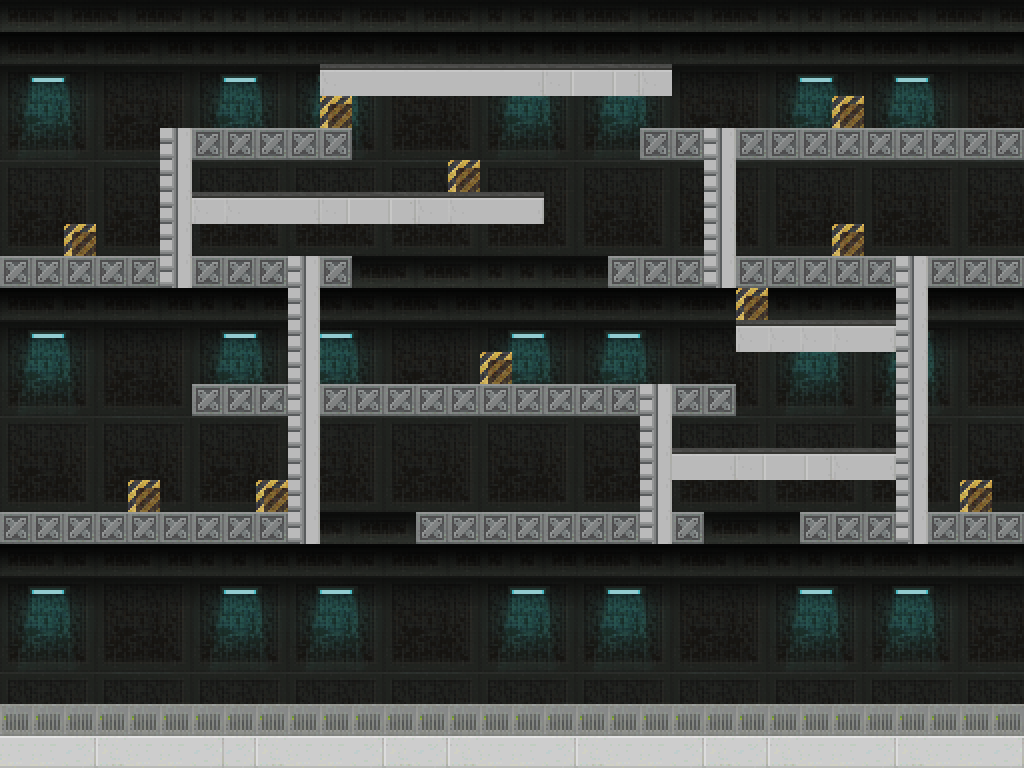

A 2D game scene composited from a Tiled map and its tileset images. What follows is a short description and the map's XML, with each tile layer's data collapsed to a summary:
An orthogonal 32x24 tile map with 32x32 px tiles, 5 tile layers (Background, Block, Leiter, Seil, ...).

<map version="1.0" orientation="orthogonal" renderorder="right-down" width="32" height="24" tilewidth="32" tileheight="32" nextobjectid="11">
 <tileset firstgid="1" name="scifi_platformTiles_32x32" tilewidth="32" tileheight="32" tilecount="805" columns="35">
  <image source="scifi_platformTiles_32x32.png" width="1120" height="736" />
 </tileset>
 <layer name="Background" width="32" height="24">
  <properties>
   <property name="climbable" type="bool" value="false" />
   <property name="climbable_horizontal" type="bool" value="false" />
   <property name="collectible" type="bool" value="false" />
   <property name="solid" type="bool" value="false" />
  </properties>
  <data>[768 cells, 768 non-empty, 72 distinct tile ids]</data>
 </layer>
 <layer name="Block" width="32" height="24">
  <properties>
   <property name="climbable" type="bool" value="false" />
   <property name="climbable_horizontal" type="bool" value="false" />
   <property name="collectible" type="bool" value="false" />
   <property name="solid" type="bool" value="true" />
  </properties>
  <data>[768 cells, 138 non-empty, 12 distinct tile ids]</data>
 </layer>
 <layer name="Leiter" width="32" height="24">
  <properties>
   <property name="climbable" type="bool" value="true" />
   <property name="climbable_horizontal" type="bool" value="false" />
   <property name="collectible" type="bool" value="false" />
   <property name="solid" type="bool" value="false" />
  </properties>
  <data>[768 cells, 33 non-empty, 1 distinct tile ids]</data>
 </layer>
 <layer name="Seil" width="32" height="24">
  <properties>
   <property name="climbable" type="bool" value="false" />
   <property name="climbable_horizontal" type="bool" value="true" />
   <property name="collectible" type="bool" value="false" />
   <property name="solid" type="bool" value="false" />
  </properties>
  <data>[768 cells, 36 non-empty, 8 distinct tile ids]</data>
 </layer>
 <layer name="Gold" width="32" height="24">
  <properties>
   <property name="climbable" type="bool" value="false" />
   <property name="climbable_horizontal" type="bool" value="false" />
   <property name="collectible" type="bool" value="true" />
   <property name="solid" type="bool" value="false" />
  </properties>
  <data>[768 cells, 10 non-empty, 1 distinct tile ids]</data>
 </layer>
</map>
